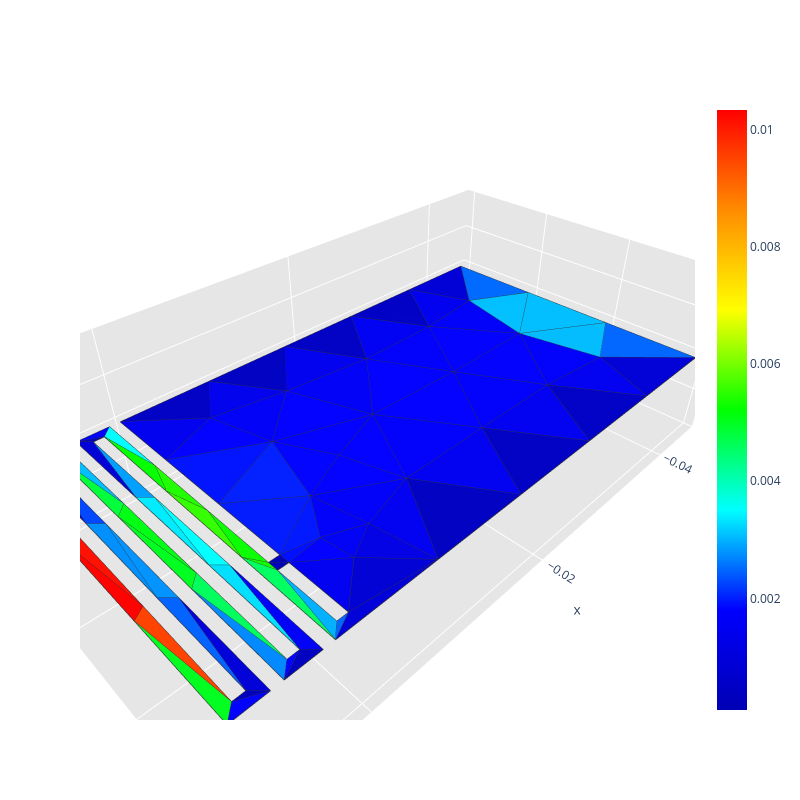
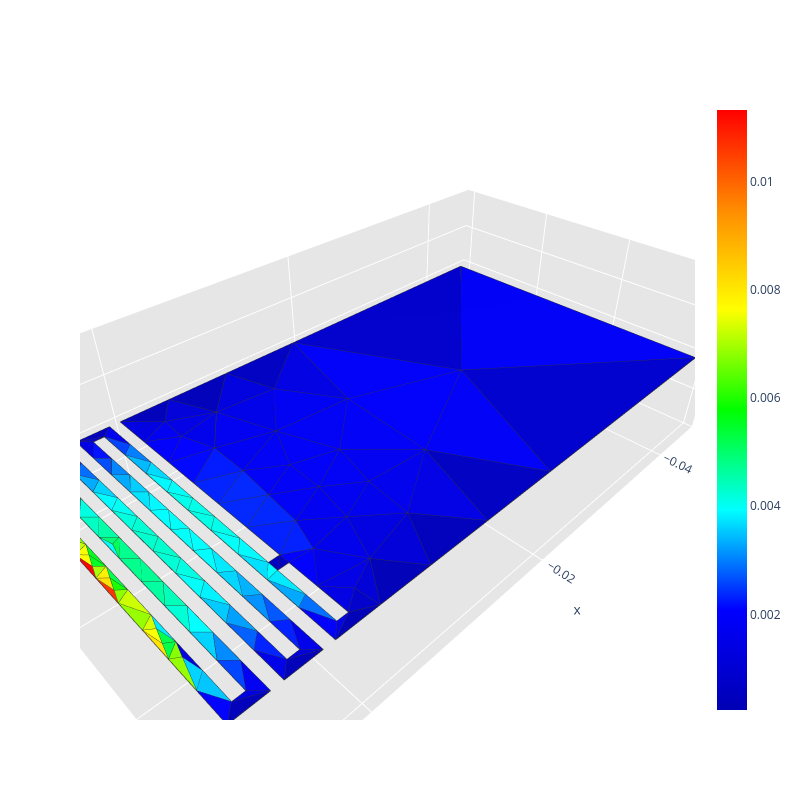
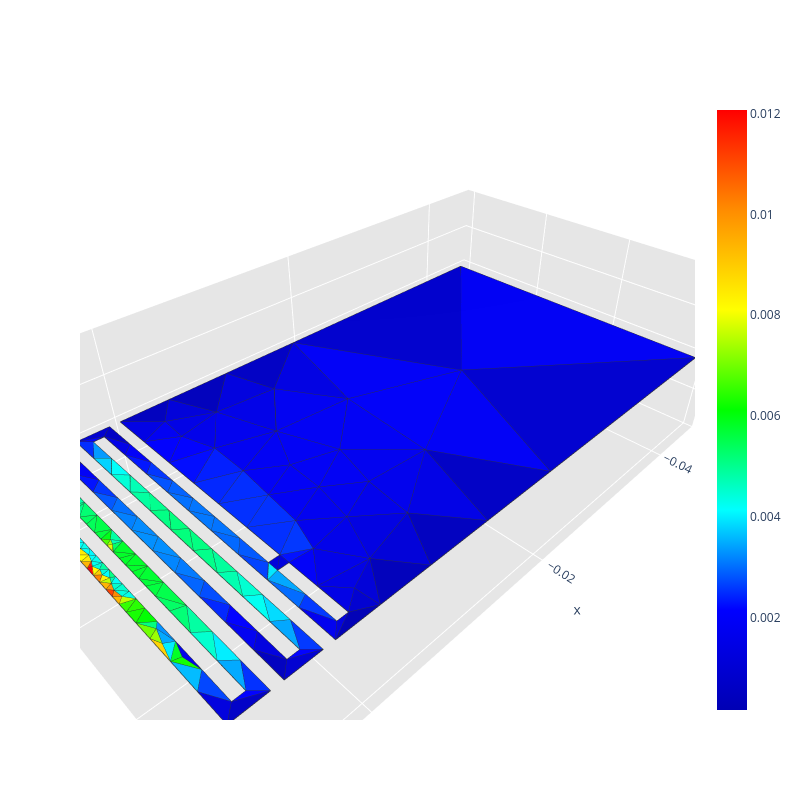
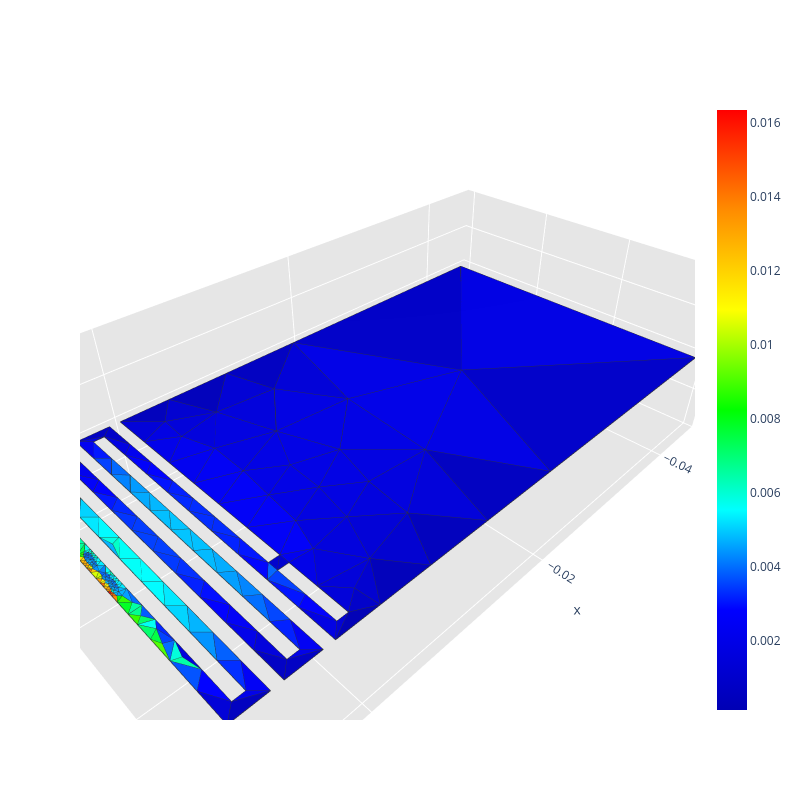

Here is the notebook cell these charts were saved with, in order:
### Code cell
run_scattering_refinement(config, sizes, grid_points, radius_vicinity, path, frequency, wave_incident_direction, polarization)

### Figure 1 — Plotly figure (JSON) as saved in the notebook; plotly's stock layout.template omitted (floating-point values rounded to 4 significant figures; data arrays with more than 128 entries replaced by an {"elided": "..."} marker saying what was removed)
{"data": [{"facecolor": ["rgb(0, 18, 255)", "rgb(0, 0, 251)", "rgb(0, 31, 255)", "rgb(0, 0, 251)", "rgb(0, 26, 255)", "rgb(0, 0, 193)", "rgb(0, 0, 239)", "rgb(0, 0, 254)", "rgb(0, 0, 239)", "rgb(0, 0, 245)", "rgb(0, 0, 254)", "rgb(0, 0, 248)", "rgb(0, 0, 235)", "rgb(0, 0, 197)", "rgb(0, 0, 195)", "rgb(0, 0, 195)", "rgb(0, 0, 197)", "rgb(0, 0, 240)", "rgb(0, 0, 248)", "rgb(0, 0, 239)", "rgb(0, 0, 248)", "rgb(0, 0, 253)", "rgb(0, 0, 192)", "rgb(0, 188, 255)", "rgb(0, 0, 245)", "rgb(0, 0, 247)", "rgb(0, 0, 194)", "rgb(0, 0, 253)", "rgb(0, 101, 255)", "rgb(0, 105, 255)", "rgb(0, 2, 255)", "rgb(0, 0, 212)", "rgb(0, 0, 212)", "rgb(0, 22, 255)", "rgb(0, 0, 255)", "rgb(0, 0, 237)", "rgb(0, 0, 236)", "rgb(0, 0, 253)", "rgb(0, 0, 226)", "rgb(0, 0, 254)", "rgb(0, 0, 247)", "rgb(0, 0, 248)", "rgb(0, 0, 239)", "rgb(0, 0, 246)", "rgb(0, 189, 255)", "rgb(0, 0, 238)", "rgb(0, 186, 255)", "rgb(0, 0, 254)", "rgb(0, 0, 242)", "rgb(0, 100, 255)", "rgb(0, 12, 255)", "rgb(0, 0, 246)", "rgb(0, 0, 191)", "rgb(0, 0, 254)", "rgb(0, 0, 183)", "rgb(0, 0, 199)", "rgb(0, 0, 228)", "rgb(0, 0, 184)", "rgb(0, 0, 249)", "rgb(0, 0, 182)", "rgb(0, 0, 180)", "rgb(0, 0, 238)", "rgb(18, 255, 0)", "rgb(0, 174, 255)", "rgb(0, 255, 94)", "rgb(10, 255, 0)", "rgb(0, 0, 214)", "rgb(0, 251, 255)", "rgb(4, 255, 0)", "rgb(0, 0, 213)", "rgb(0, 158, 255)", "rgb(0, 0, 242)", "rgb(0, 135, 255)", "rgb(0, 187, 255)", "rgb(0, 255, 57)", "rgb(0, 0, 218)", "rgb(0, 69, 255)", "rgb(0, 0, 214)", "rgb(0, 255, 31)", "rgb(255, 109, 0)", "rgb(255, 64, 0)", "rgb(0, 97, 255)", "rgb(0, 255, 91)", "rgb(0, 220, 255)", "rgb(51, 255, 0)", "rgb(31, 255, 0)", "rgb(0, 252, 255)", "rgb(0, 232, 255)", "rgb(0, 145, 255)", "rgb(0, 141, 255)", "rgb(255, 0, 0)", "rgb(255, 14, 0)", "rgb(0, 255, 31)", "rgb(0, 255, 19)", "rgb(0, 127, 255)", "rgb(0, 0, 211)"], "i": [55, 70, 54, 62, 54, 59, 57, 61, 59, 67, 66, 64, 72, 57, 58, 30, 31, 30, 68, 64, 65, 55, 29, 33, 66, 64, 28, 67, 4, 32, 67, 56, 6, 60, 66, 5, 61, 60, 63, 64, 68, 70, 62, 60, 70, 31, 33, 0, 69, 26, 3, 24, 11, 22, 9, 12, 21, 14, 15, 0, 2, 0, 1, 26, 7, 34, 7, 8, 52, 9, 51, 23, 22, 12, 48, 13, 47, 19, 42, 16, 42, 41, 38, 37, 53, 35, 50, 36, 46, 40, 43, 43, 49, 39, 16, 27], "j": [67, 71, 67, 71, 60, 64, 65, 71, 73, 76, 71, 66, 76, 62, 65, 61, 68, 68, 71, 65, 71, 76, 72, 70, 72, 73, 76, 72, 74, 75, 77, 74, 75, 69, 77, 76, 72, 77, 73, 77, 75, 74, 74, 73, 75, 75, 74, 69, 73, 27, 69, 25, 23, 23, 24, 13, 12, 18, 18, 1, 3, 63, 34, 7, 34, 53, 27, 25, 35, 51, 9, 37, 11, 21, 39, 47, 13, 41, 18, 44, 45, 19, 49, 23, 34, 52, 36, 50, 40, 46, 45, 44, 38, 48, 17, 63], "k": [54, 68, 60, 70, 3, 58, 62, 66, 64, 72, 65, 65, 28, 56, 57, 29, 30, 61, 61, 58, 62, 67, 28, 32, 61, 60, 5, 66, 33, 6, 60, 4, 31, 3, 67, 55, 29, 64, 59, 66, 70, 62, 56, 69, 32, 68, 70, 63, 63, 7, 0, 8, 10, 11, 8, 20, 20, 19, 14, 2, 0, 27, 2, 1, 1, 2, 59, 52, 8, 24, 36, 10, 38, 48, 12, 20, 40, 14, 15, 43, 18, 46, 22, 50, 35, 53, 37, 51, 41, 47, 42, 45, 39, 49, 44, 59], "name": "", "type": "mesh3d", "x": [0.0, 0.001, 0.001, 0.0, -0.045, 0.0, -0.045, 0.002, 0.002, 0.003, 0.003, 0.006, 0.006, 0.007, 0.007, 0.01, 0.01, 0.009, 0.009, 0.008, 0.008, 0.005, 0.005, 0.004, 0.004, 0.001, 0.001, 0.0, -0.009, -0.018, -0.027, -0.036, -0.045, -0.045, 0.002, 0.002, 0.003, 0.003, 0.006, 0.006, 0.007, 0.007, 0.01, 0.01, 0.009, 0.009, 0.008, 0.008, 0.005, 0.005, 0.004, 0.004, 0.001, 0.001, 0.0, 0.0, -0.0356, -0.0262, -0.0168, -0.0074, -0.005413, -0.02212, -0.03076, -0.003448, -0.01202, -0.02131, -0.01611, -0.007505, -0.0312, -0.00306, -0.03671, -0.02634, -0.01309, -0.006469, -0.03849, -0.03873, -0.005788, -0.01024], "y": [0.023, 0.023, 0.022, 0.022, 0.03, 0.0, 0.0, 0.03, 0.001, 0.001, 0.03, 0.03, 0.001, 0.001, 0.03, 0.03, 4.337e-19, 4.337e-19, 0.029, 0.029, 4.337e-19, 4.337e-19, 0.029, 0.029, 4.337e-19, 4.337e-19, 0.029, 0.029, 0.0, 0.0, 0.0, 0.0, 0.01, 0.02, 0.02033, 0.01067, 0.01067, 0.02033, 0.02033, 0.01067, 0.01067, 0.02033, 0.02, 0.01, 0.009667, 0.01933, 0.01933, 0.009667, 0.009667, 0.01933, 0.01933, 0.009667, 0.007333, 0.01467, 0.01467, 0.007333, 0.03, 0.03, 0.03, 0.03, 0.01882, 0.007464, 0.02262, 0.0258, 0.02256, 0.02255, 0.01457, 0.01147, 0.007415, 0.02271, 0.01499, 0.015, 0.006391, 0.02413, 0.02337, 0.006555, 0.005001, 0.01671], "z": [0.0, 0.0, 0.0, 0.0, 0.0, 0.0, 0.0, 0.0, 0.0, 0.0, 0.0, 0.0, 0.0, 0.0, 0.0, 0.0, 0.0, 0.0, 0.0, 0.0, 0.0, 0.0, 0.0, 0.0, 0.0, 0.0, 0.0, 0.0, 0.0, 0.0, 0.0, 0.0, 0.0, 0.0, 0.0, 0.0, 0.0, 0.0, 0.0, 0.0, 0.0, 0.0, 0.0, 0.0, 0.0, 0.0, 0.0, 0.0, 0.0, 0.0, 0.0, 0.0, 0.0, 0.0, 0.0, 0.0, 0.0, 0.0, 0.0, 0.0, 0.0, 0.0, 0.0, 0.0, 0.0, 0.0, 0.0, 0.0, 0.0, 0.0, 0.0, 0.0, 0.0, 0.0, 0.0, 0.0, 0.0, 0.0]}, {"line": {"color": "rgb(50, 50, 50)", "width": 1.5}, "mode": "lines", "showlegend": false, "type": "scatter3d", "x": {"elided": "480 float values"}, "y": {"elided": "480 float values"}, "z": {"elided": "480 int values"}}, {"hoverinfo": "none", "marker": {"color": [9.478e-05, 0.01033], "colorscale": [[0, "rgb(0, 0, 180)"], [0.1667, "rgb(0, 0, 255)"], [0.3333, "rgb(0, 255, 255)"], [0.5, "rgb(0, 255, 0)"], [0.6667, "rgb(255, 255, 0)"], [0.8333, "rgb(255, 140, 0)"], [1, "rgb(255, 0, 0)"]], "showscale": true, "size": 0.1}, "mode": "markers", "showlegend": false, "type": "scatter3d", "x": [0.0], "y": [0.023], "z": [0.0]}], "layout": {"height": 800, "legend": {"bgcolor": "rgba(255,255,255,0.7)", "bordercolor": "lightgray", "borderwidth": 1, "x": 0.2, "xanchor": "left", "y": 0.9, "yanchor": "top"}, "scene": {"aspectratio": {"x": 1, "y": 0.5455, "z": 0.3}, "camera": {"eye": {"x": 0.65, "y": 0.65, "z": 0.65}}, "xaxis": {"backgroundcolor": "rgb(230, 230, 230)", "gridcolor": "rgb(255, 255, 255)", "showbackground": true, "zerolinecolor": "rgb(255, 255, 255)"}, "yaxis": {"backgroundcolor": "rgb(230, 230, 230)", "gridcolor": "rgb(255, 255, 255)", "showbackground": true, "zerolinecolor": "rgb(255, 255, 255)"}, "zaxis": {"backgroundcolor": "rgb(230, 230, 230)", "gridcolor": "rgb(255, 255, 255)", "showbackground": true, "zerolinecolor": "rgb(255, 255, 255)"}}, "title": {"text": ""}, "width": 800}}

### Figure 2 — Plotly figure (JSON) as saved in the notebook; plotly's stock layout.template omitted (floating-point values rounded to 4 significant figures; data arrays with more than 128 entries replaced by an {"elided": "..."} marker saying what was removed)
{"data": [{"facecolor": {"elided": "192 str values"}, "i": {"elided": "192 int values"}, "j": {"elided": "192 int values"}, "k": {"elided": "192 int values"}, "name": "", "type": "mesh3d", "x": {"elided": "160 float values"}, "y": {"elided": "160 float values"}, "z": {"elided": "160 float values"}}, {"line": {"color": "rgb(50, 50, 50)", "width": 1.5}, "mode": "lines", "showlegend": false, "type": "scatter3d", "x": {"elided": "960 float values"}, "y": {"elided": "960 float values"}, "z": {"elided": "960 int values"}}, {"hoverinfo": "none", "marker": {"color": [0.0002341, 0.01132], "colorscale": [[0, "rgb(0, 0, 180)"], [0.1667, "rgb(0, 0, 255)"], [0.3333, "rgb(0, 255, 255)"], [0.5, "rgb(0, 255, 0)"], [0.6667, "rgb(255, 255, 0)"], [0.8333, "rgb(255, 140, 0)"], [1, "rgb(255, 0, 0)"]], "showscale": true, "size": 0.1}, "mode": "markers", "showlegend": false, "type": "scatter3d", "x": [0.002], "y": [0.03], "z": [0.0]}], "layout": {"height": 800, "legend": {"bgcolor": "rgba(255,255,255,0.7)", "bordercolor": "lightgray", "borderwidth": 1, "x": 0.2, "xanchor": "left", "y": 0.9, "yanchor": "top"}, "scene": {"aspectratio": {"x": 1, "y": 0.5455, "z": 0.3}, "camera": {"eye": {"x": 0.65, "y": 0.65, "z": 0.65}}, "xaxis": {"backgroundcolor": "rgb(230, 230, 230)", "gridcolor": "rgb(255, 255, 255)", "showbackground": true, "zerolinecolor": "rgb(255, 255, 255)"}, "yaxis": {"backgroundcolor": "rgb(230, 230, 230)", "gridcolor": "rgb(255, 255, 255)", "showbackground": true, "zerolinecolor": "rgb(255, 255, 255)"}, "zaxis": {"backgroundcolor": "rgb(230, 230, 230)", "gridcolor": "rgb(255, 255, 255)", "showbackground": true, "zerolinecolor": "rgb(255, 255, 255)"}}, "title": {"text": ""}, "width": 800}}

### Figure 3 — Plotly figure (JSON) as saved in the notebook; plotly's stock layout.template omitted (floating-point values rounded to 4 significant figures; data arrays with more than 128 entries replaced by an {"elided": "..."} marker saying what was removed)
{"data": [{"facecolor": {"elided": "264 str values"}, "i": {"elided": "264 int values"}, "j": {"elided": "264 int values"}, "k": {"elided": "264 int values"}, "name": "", "type": "mesh3d", "x": {"elided": "217 float values"}, "y": {"elided": "217 float values"}, "z": {"elided": "217 float values"}}, {"line": {"color": "rgb(50, 50, 50)", "width": 1.5}, "mode": "lines", "showlegend": false, "type": "scatter3d", "x": {"elided": "1320 float values"}, "y": {"elided": "1320 float values"}, "z": {"elided": "1320 int values"}}, {"hoverinfo": "none", "marker": {"color": [0.0001605, 0.01207], "colorscale": [[0, "rgb(0, 0, 180)"], [0.1667, "rgb(0, 0, 255)"], [0.3333, "rgb(0, 255, 255)"], [0.5, "rgb(0, 255, 0)"], [0.6667, "rgb(255, 255, 0)"], [0.8333, "rgb(255, 140, 0)"], [1, "rgb(255, 0, 0)"]], "showscale": true, "size": 0.1}, "mode": "markers", "showlegend": false, "type": "scatter3d", "x": [0.002], "y": [0.03], "z": [0.0]}], "layout": {"height": 800, "legend": {"bgcolor": "rgba(255,255,255,0.7)", "bordercolor": "lightgray", "borderwidth": 1, "x": 0.2, "xanchor": "left", "y": 0.9, "yanchor": "top"}, "scene": {"aspectratio": {"x": 1, "y": 0.5455, "z": 0.3}, "camera": {"eye": {"x": 0.65, "y": 0.65, "z": 0.65}}, "xaxis": {"backgroundcolor": "rgb(230, 230, 230)", "gridcolor": "rgb(255, 255, 255)", "showbackground": true, "zerolinecolor": "rgb(255, 255, 255)"}, "yaxis": {"backgroundcolor": "rgb(230, 230, 230)", "gridcolor": "rgb(255, 255, 255)", "showbackground": true, "zerolinecolor": "rgb(255, 255, 255)"}, "zaxis": {"backgroundcolor": "rgb(230, 230, 230)", "gridcolor": "rgb(255, 255, 255)", "showbackground": true, "zerolinecolor": "rgb(255, 255, 255)"}}, "title": {"text": ""}, "width": 800}}

### Figure 4 — Plotly figure (JSON) as saved in the notebook; plotly's stock layout.template omitted (floating-point values rounded to 4 significant figures; data arrays with more than 128 entries replaced by an {"elided": "..."} marker saying what was removed)
{"data": [{"facecolor": {"elided": "369 str values"}, "i": {"elided": "369 int values"}, "j": {"elided": "369 int values"}, "k": {"elided": "369 int values"}, "name": "", "type": "mesh3d", "x": {"elided": "270 float values"}, "y": {"elided": "270 float values"}, "z": {"elided": "270 float values"}}, {"line": {"color": "rgb(50, 50, 50)", "width": 1.5}, "mode": "lines", "showlegend": false, "type": "scatter3d", "x": {"elided": "1845 float values"}, "y": {"elided": "1845 float values"}, "z": {"elided": "1845 int values"}}, {"hoverinfo": "none", "marker": {"color": [0.000142, 0.01635], "colorscale": [[0, "rgb(0, 0, 180)"], [0.1667, "rgb(0, 0, 255)"], [0.3333, "rgb(0, 255, 255)"], [0.5, "rgb(0, 255, 0)"], [0.6667, "rgb(255, 255, 0)"], [0.8333, "rgb(255, 140, 0)"], [1, "rgb(255, 0, 0)"]], "showscale": true, "size": 0.1}, "mode": "markers", "showlegend": false, "type": "scatter3d", "x": [0.002], "y": [0.03], "z": [0.0]}], "layout": {"height": 800, "legend": {"bgcolor": "rgba(255,255,255,0.7)", "bordercolor": "lightgray", "borderwidth": 1, "x": 0.2, "xanchor": "left", "y": 0.9, "yanchor": "top"}, "scene": {"aspectratio": {"x": 1, "y": 0.5455, "z": 0.3}, "camera": {"eye": {"x": 0.65, "y": 0.65, "z": 0.65}}, "xaxis": {"backgroundcolor": "rgb(230, 230, 230)", "gridcolor": "rgb(255, 255, 255)", "showbackground": true, "zerolinecolor": "rgb(255, 255, 255)"}, "yaxis": {"backgroundcolor": "rgb(230, 230, 230)", "gridcolor": "rgb(255, 255, 255)", "showbackground": true, "zerolinecolor": "rgb(255, 255, 255)"}, "zaxis": {"backgroundcolor": "rgb(230, 230, 230)", "gridcolor": "rgb(255, 255, 255)", "showbackground": true, "zerolinecolor": "rgb(255, 255, 255)"}}, "title": {"text": ""}, "width": 800}}
